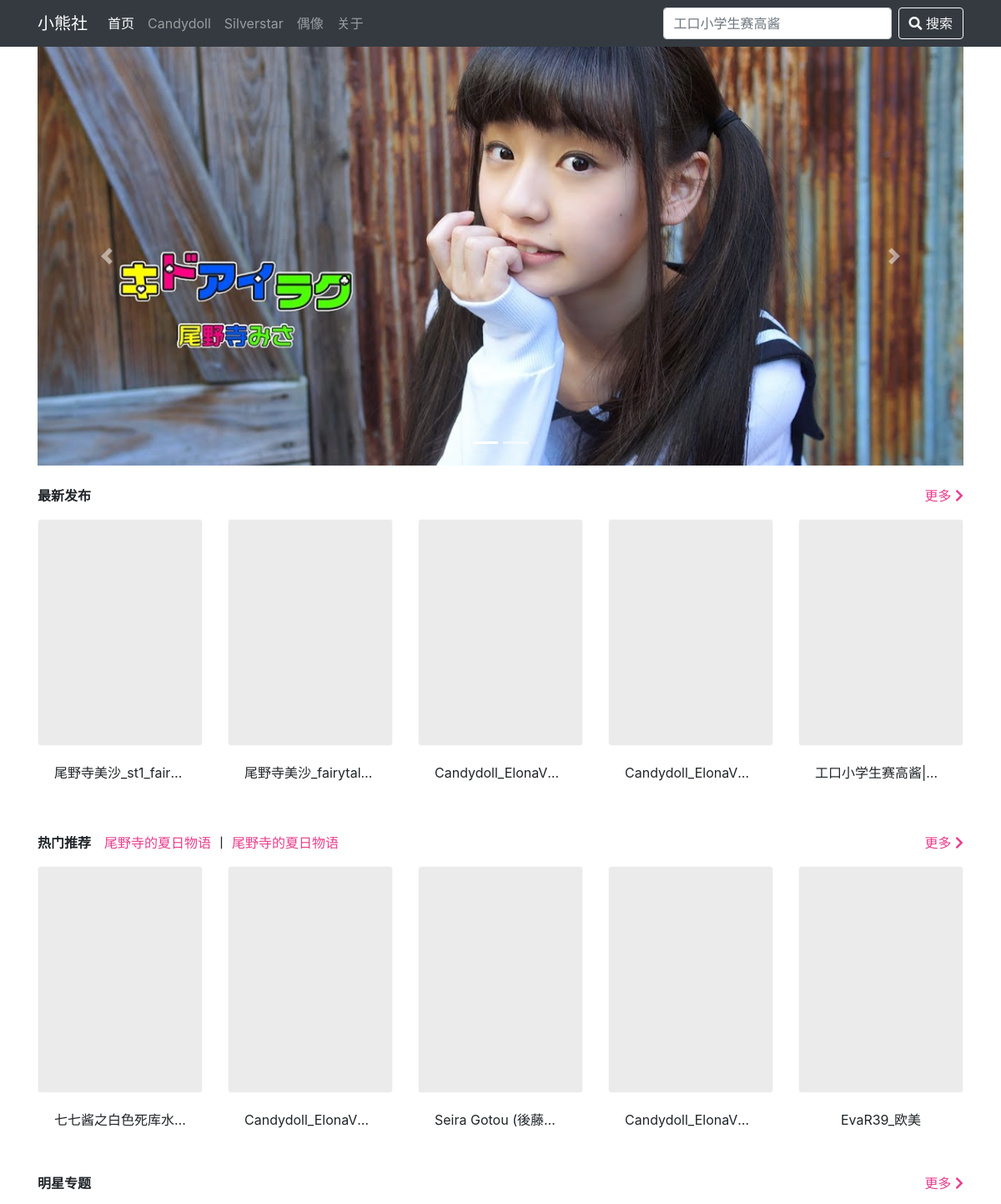
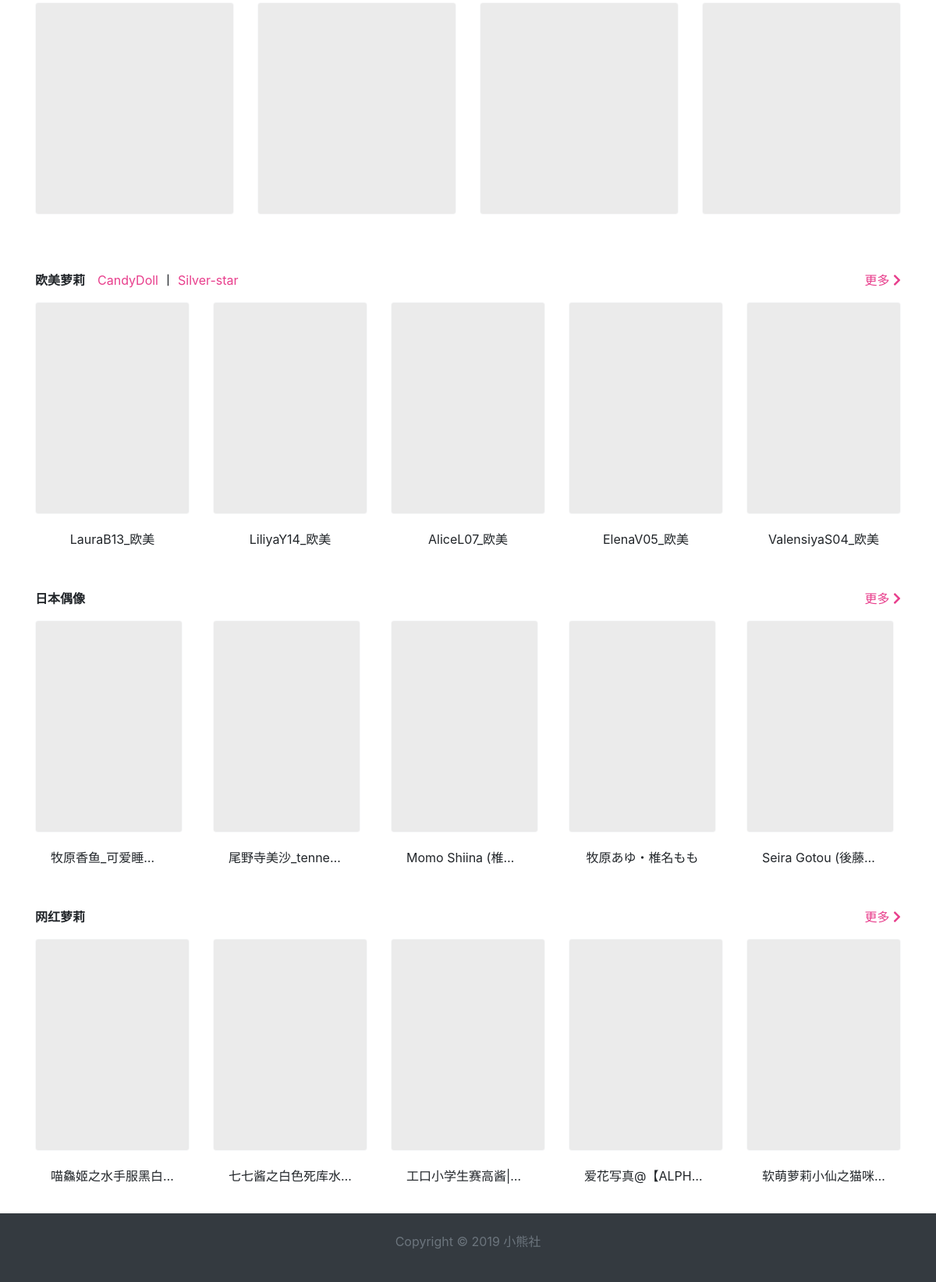
The app's page /index/ with its own data (2 pictures, top to bottom).
### doll_sites/models.py (models this page shows, shortened)
class Photo(models.Model):
	series = models.ForeignKey("Series",on_delete=models.PROTECT,null=False)
	company = models.ForeignKey("Company",max_length = 60,null=True,blank=True,on_delete=models.PROTECT)
	name = models.CharField(max_length = 60)
	name_chinese = models.CharField(max_length=60)
	model_name = models.ManyToManyField("Actress")
	date_added = models.DateTimeField(null=True,blank=True,auto_now_add=True)
	photo_tag = models.ManyToManyField("Tag",blank=True)
	views_count = models.PositiveIntegerField(default=0)
	vip_photo = models.BooleanField(default=False)
	buy_concent = models.CharField(max_length=60,null=True,blank=True)
	buy_price = models.IntegerField(null=True,blank=True)
	buy_link = models.CharField(max_length = 360,null=True,blank=True)
	vip_bundle = models.BooleanField(default=False)
	bundle_concent = models.CharField(max_length=60,null=True,blank=True)
	bundle_price = models.IntegerField(null=True,blank=True)
	bundle_link = models.CharField(max_length = 360,null=True,blank=True)
	def get_cover_pic_link(self):
		current_name = self.id
		cover_pic_link = PhotoLink.objects.filter(photo=current_name).order_by('id')[0]
		return cover_pic_link.pic_link
	def get_photo_id(self):
		return self.id

### doll_sites/views.py (the view)
# urls.py: url(r'^index/$', views.index, name='index'),
def index(request):
	num_pic = PhotoLink.objects.all().count()
	num_photo = Photo.objects.all().count()
	company_list = Company.objects.all()[:5]
	recommend_european = Photo.objects.filter(series=1).order_by('?')[:5]
	recommend_japanese = Photo.objects.filter(series=2).order_by('?')[:5]
	recommend_chinese = Photo.objects.filter(series=3).order_by('?')[:5]
	recommend_newest = Photo.objects.order_by('-date_added')[:5]
	recommend_hotest = Photo.objects.order_by('?')[:5]
	recommend_persons = Photo.objects.order_by('?')[6:16:2]
	recommend_person = recommend_persons[:4]
	context = {
				'num_pic':num_pic,		#总图片数
				'num_photo':num_photo,		#总相册数
				'recommend_european':recommend_european,		#推荐相册-欧美
				'recommend_japanese':recommend_japanese,		#推荐相册-日本
				'recommend_chinese':recommend_chinese,		#推荐相册-中国
				'recommend_newest':recommend_newest,		#推荐相册-最新
				'recommend_hotest':recommend_hotest,		#推荐相册-最热
				'recommend_person':recommend_person,		#推荐偶像
				'company_list':company_list,		#公司列表
				'nbar':'home',	#导航标志
	}
	return render(
		request,
		'doll_sites/index.html',
		context
	)

### doll_sites/templates/doll_sites/index.html (shortened to what this page needs)
<!DOCTYPE HTML>
<html>
<head>
  <link rel='stylesheet' href='/static/css/bootstrap.css'>
  <link rel='stylesheet' href='/static/css/style.css'>
  <link rel="stylesheet" href="https://use.fontawesome.com/releases/v5.6.3/css/all.css">
</head>
<body class="d-flex flex-column h-100">
  {% include 'doll_sites/navi.html' %}
 <div id="Carousel" class="container">
 <div id="slider" class="carousel slide " data-ride="carousel">
    <ol class="carousel-indicators">
      <li class="active" data-target="#slider" data-slide-to="0"></li>
      <li  data-target="#slider" data-slide-to="1"></li>
    </ol>
      <div class="carousel-inner">
        <div class="carousel-item active">
          <a href='/photo/14'>
            <img class="d-block w-100" src="/static/image/banner/01.png" alt="First Slide">
          </a>
        </div>
      </div>
      <a href="#slider" class="carousel-control-prev" data-slide="prev">
        <span class="carousel-control-prev-icon"></span>
      </a>
      <a href="#slider" class="carousel-control-next" data-slide="next">
        <span class="carousel-control-next-icon"></span>
      </a>
    </div>
  </div>
    <section id="newest" class="container my-4">
        <div class="row">
            <div class="col">
                <p class="text-left  float-left font-weight-bold">
                    最新发布
                  </p>
            </div>
            <div class="col-auto mr-auto">
                <a href="/photos/0/0/1" >
                  <span>
                      更多
                  </span>
                  <i class="fas fa-chevron-right"></i>
                </a>
            </div>
          </div>
      <div class="card-deck">
        {% for photo in recommend_newest %}
        <div class="card border-0">
          <a href="/photo/{{ photo.get_photo_id}}" title=" {{ photo.name_chinese }} " target='_self'>
            <img class="card-img-top border-light lazyloadx" data-original="{{ photo.get_cover_pic_link }}"
              src="/static/image/loading.png" alt="photos" lazyloadthumb="1" lazyloaded="true">
          </a>
          <div class="card-body">
            <p class="card-text text-center text-truncate">{{ photo.name_chinese }}</p>
          </div>
        </div>
        {% endfor %}
      </div>
    </section>
<section id="hottest" class="container my-3">
      <div class="row">
        <div class="col">
            <p class="text-left  float-left font-weight-bold">
                热门推荐
              </p>
             <div class="d-none d-sm-block">
                <span class="link ml-3">
                  <a href="#" title="尾野寺的夏日物语">
                    尾野寺的夏日物语
                  </a>
                </span>
                <span class="layout">
                  丨
                </span>
                <span class="link">
                  <a href="#"  title="尾野寺的夏日物语">
                    尾野寺的夏日物语
                  </a>
                </span>
        </div>
        </div>
        <div class="col-auto mr-auto">
            <a href="/photos/0/0/1?sort=-views_count" >
              <span>
                  更多
              </span>
              <i class="fas fa-chevron-right"></i>
            </a>
        </div>
       </div>
        <div class="card-deck">
            {% for photo in recommend_hotest %}
        <div class="card border-0 ">
          <a href="/photo/{{ photo.get_photo_id}}" title=" {{ photo.name_chinese }} " target='_self'>
            <img class="card-img-top border-light lazyloadx"
            data-original="{{ photo.get_cover_pic_link }}"
            src="/static/image/loading.png" alt="photos" lazyloadthumb="1" lazyloaded="true">
          </a>
          <div class="card-body">
            <p class="card-text text-center text-truncate">{{ photo.name_chinese }}</p>
          </div>
        </div>
        {% endfor %}
        </div>
    </section>
     <section id="actress" class="container my-3">
        <div class="row">
            <div class="col">
                <p class="text-left  float-left font-weight-bold">
                    明星专题
                  </p>
            </div>
            <div class="col-auto mr-auto">
                <a href="/actress/1" >
                  <span>
                      更多
                  </span>
                  <i class="fas fa-chevron-right"></i>
                </a>
            </div>
          </div>
        <div class="card-deck">
          {% for photo in recommend_person %}
          <div class="card border-0">
            <a href="/photo/{{ photo.get_photo_id}}" title=" {{ photo.name_chinese }} " target='_self'>
              <img class="card-img-top img-fluid border border-light lazyloadx" data-original="{{ photo.get_cover_pic_link }}"
                src="/static/image/loading.png" alt="photos" lazyloadthumb="1" lazyloaded="true">
            </a>
            <div class="card-body">
            </div>
          </div>
          {% endfor %}
        </div>
      </section>
      <section id="europeanActress" class="container my-3">
          <div class="row">
              <div class="col">
                  <p class="text-left  float-left font-weight-bold">
                      欧美萝莉
                    </p>
                   <div class="d-none d-sm-block">
                      <span class="link ml-3">
                        <a href="/photos/1/1/1" title="CandyDoll">
                          CandyDoll
                        </a>
                      </span>
                      <span class="layout">
                        丨
                      </span>
                      <span class="link">
                        <a href="/photos/1/2/1"  title="Silver-star">
                          Silver-star
                        </a>
                      </span>
              </div>
              </div>
              <div class="col-auto mr-auto">
                  <a href="/photos/1/0/1" >
                    <span>
                        更多
                    </span>
                    <i class="fas fa-chevron-right"></i>
                  </a>
              </div>
             </div>
        <div class="card-deck">
          {% for photo in recommend_european %}
          <div class="card border-0">
            <a href="/photo/{{ photo.get_photo_id}}" title=" {{ photo.name_chinese }} " target='_self'>
              <img class="card-img-top border border-light lazyloadx" data-original="{{ photo.get_cover_pic_link }}"
                src="/static/image/loading.png" alt="photos" lazyloadthumb="1" lazyloaded="true">
            </a>
            <div class="card-body">
              <p class="card-text text-center text-truncate">{{ photo.name_chinese }}</p>
            </div>
          </div>
          {% endfor %}
        </div>
      </section>
      <section id="europeanActress" class="container my-3">
          <div class="row">
              <div class="col">
                  <p class="text-left  float-left font-weight-bold">
                      日本偶像
                    </p>
              </div>
              <div class="col-auto mr-auto">
                  <a href="/photos/2/0/1" >
                    <span>
                        更多
                    </span>
                    <i class="fas fa-chevron-right"></i>
                  </a>
              </div>
            </div>
        <div class="card-deck">
          {% for photo in recommend_japanese %}
          <div class="card border-0 col-md-4 col-lg mr-4 p-0">
            <a href="/photo/{{ photo.get_photo_id}}" title=" {{ photo.name_chinese }} " target='_self'>
              <img class="card-img-top border border-light lazyloadx" data-original="{{ photo.get_cover_pic_link }}"
                src="/static/image/loading.png" alt="photos" lazyloadthumb="1" lazyloaded="true">
            </a>
            <div class="card-body">
              <p class="card-text text-center text-truncate">{{ photo.name_chinese }}</p>
            </div>
          </div>
          {% endfor %}
        </div>
      </section>
      <section id="europeanActress" class="container my-3">
          <div class="row">
              <div class="col">
                  <p class="text-left  float-left font-weight-bold">
                      网红萝莉
                    </p>
              </div>
              <div class="col-auto mr-auto">
                  <a href="/photos/3/0/1" >
                    <span>
                        更多
                    </span>
                    <i class="fas fa-chevron-right"></i>
                  </a>
              </div>
            </div>
        <div class="card-deck">
          {% for photo in recommend_chinese %}
          <div class="card border-0">
            <a href="/photo/{{ photo.get_photo_id}}" title=" {{ photo.name_chinese }} " target='_self'>
              <img class="card-img-top border border-light lazyloadx" data-original="{{ photo.get_cover_pic_link }}"
                src="/static/image/loading.png" alt="photos" lazyloadthumb="1" lazyloaded="true">
            </a>
            <div class="card-body">
              <p class="card-text text-center text-truncate">{{ photo.name_chinese }}</p>
            </div>
          </div>
          {% endfor %}
        </div>
      </section>
  {% include 'doll_sites/footer.html' %}
</body>
</html>

### doll_sites/templates/doll_sites/navi.html (shortened to what this page needs)
<!DOCTYPE html>
<html lang="en">
        <head>
              <link rel='stylesheet' href='/static/css/bootstrap.css'>
              <link rel='stylesheet' href='/static/css/style.css'>
              <link rel="stylesheet" href="https://use.fontawesome.com/releases/v5.6.3/css/all.css">
            </head>
<body>
<nav class="navbar d-block navbar-expand-sm navbar-dark bg-dark">
  <div class="container">
      <a href="/" class="navbar-brand">小熊社</a>
      <div class="collapse navbar-collapse" id="navbarCollapse">
          <ul class="navbar-nav mr-auto">
              <li class="nav-item {% if nbar == 'home' %}active{% endif %}">
                  <a href="/" class="nav-link">首页</a>
              </li>
              <li class="nav-item {% if nbar == 'CandyDoll' %}active{% endif %}">
                  <a href="/photos/0/1/1" class="nav-link">Candydoll</a>
              </li>
              <li class="nav-item {% if nbar == 'Silver-Stars' %}active{% endif %}">
                  <a href="/photos/0/2/1" class="nav-link">Silverstar</a>
              </li>
              <li class="nav-item {% if nbar == 'actress' %}active{% endif %}">
                  <a href="/actress/1" class="nav-link">偶像</a>
              </li>
              <li class="nav-item {% if nbar == 'about' %}active{% endif %}">
                  <a href="/about/" class="nav-link">关于</a>
              </li>
          </ul>
          <form class="form-inline my-2 my-lg-0" method="get" action="/search/">
                <input class="form-control mr-sm-2" type="search" placeholder="工口小学生赛高酱" aria-label="Search" name="kwd" value='{{ kwd }}'>
                <button class="btn btn-outline-light my-2 my-sm-0" type="submit">
                    <i class="fas fa-search"></i>  搜索
                </button>
              </form>
      </div>
  </div>
</nav>
</body>
</html>

### doll_sites/templates/doll_sites/footer.html
<footer class="footer mt-auto bg-dark text-center text-muted p-4">
  <div class="container">
    <div class="row">
      <div class="col">
        <p>Copyright &copy;
          <span id="year"></span> 小熊社</p>
      </div>
    </div>
  </div>
</footer>

### doll_sites/static/css/style.css (style rules this page uses)
* { margin: 0; padding: 0; }
.card-img-top { height: 17rem; object-fit: cover; border: 1px solid #eeeeee; border-radius: 4px; }

### records on screen
Photo: name_chinese "尾野寺美沙_st1_fair…"
Photo: name_chinese "尾野寺美沙_fairytal…"
Photo: name_chinese "Candydoll_ElonaV…"
Photo: name_chinese "Candydoll_ElonaV…"
Photo: name_chinese "工口小学生赛高酱|…"
Photo: name_chinese "七七酱之白色死库水…"
Photo: name_chinese "Seira Gotou (後藤…"
Photo: name_chinese "Candydoll_ElonaV…"
Photo: name_chinese "EvaR39_欧美"
Photo: name_chinese "LauraB13_欧美"
Photo: name_chinese "LiliyaY14_欧美"
Photo: name_chinese "AliceL07_欧美"
Photo: name_chinese "ElenaV05_欧美"
Photo: name_chinese "ValensiyaS04_欧美"
Photo: name_chinese "牧原香鱼_可爱睡…"
Photo: name_chinese "尾野寺美沙_tenne…"
Photo: name_chinese "Momo Shiina (椎…"
Photo: name_chinese "牧原あゆ・椎名もも"
Photo: name_chinese "Seira Gotou (後藤…"
Photo: name_chinese "喵鱻姬之水手服黑白…"
Photo: name_chinese "工口小学生赛高酱|…"
Photo: name_chinese "爱花写真@【ALPH…"
Photo: name_chinese "软萌萝莉小仙之猫咪…"
